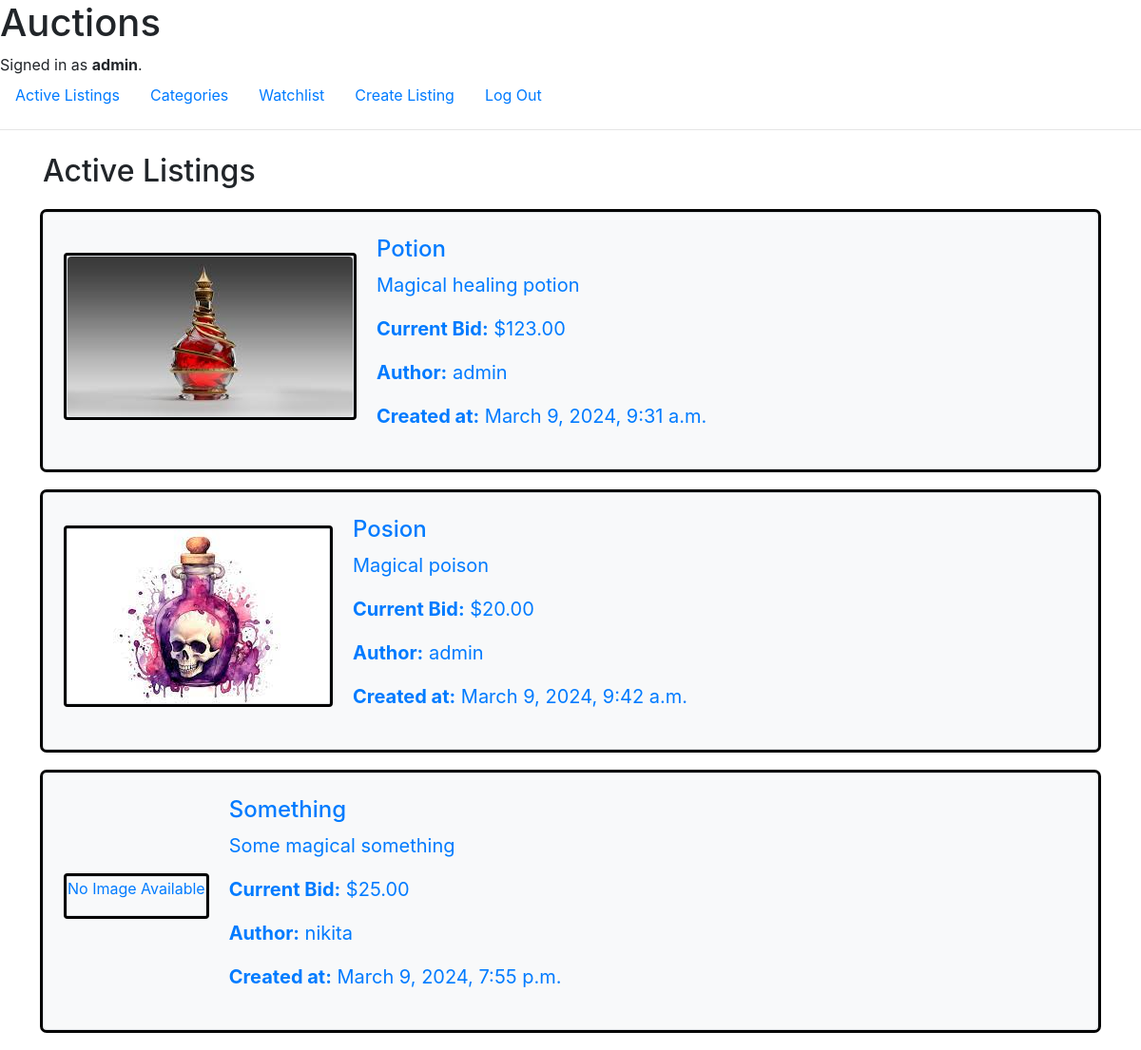
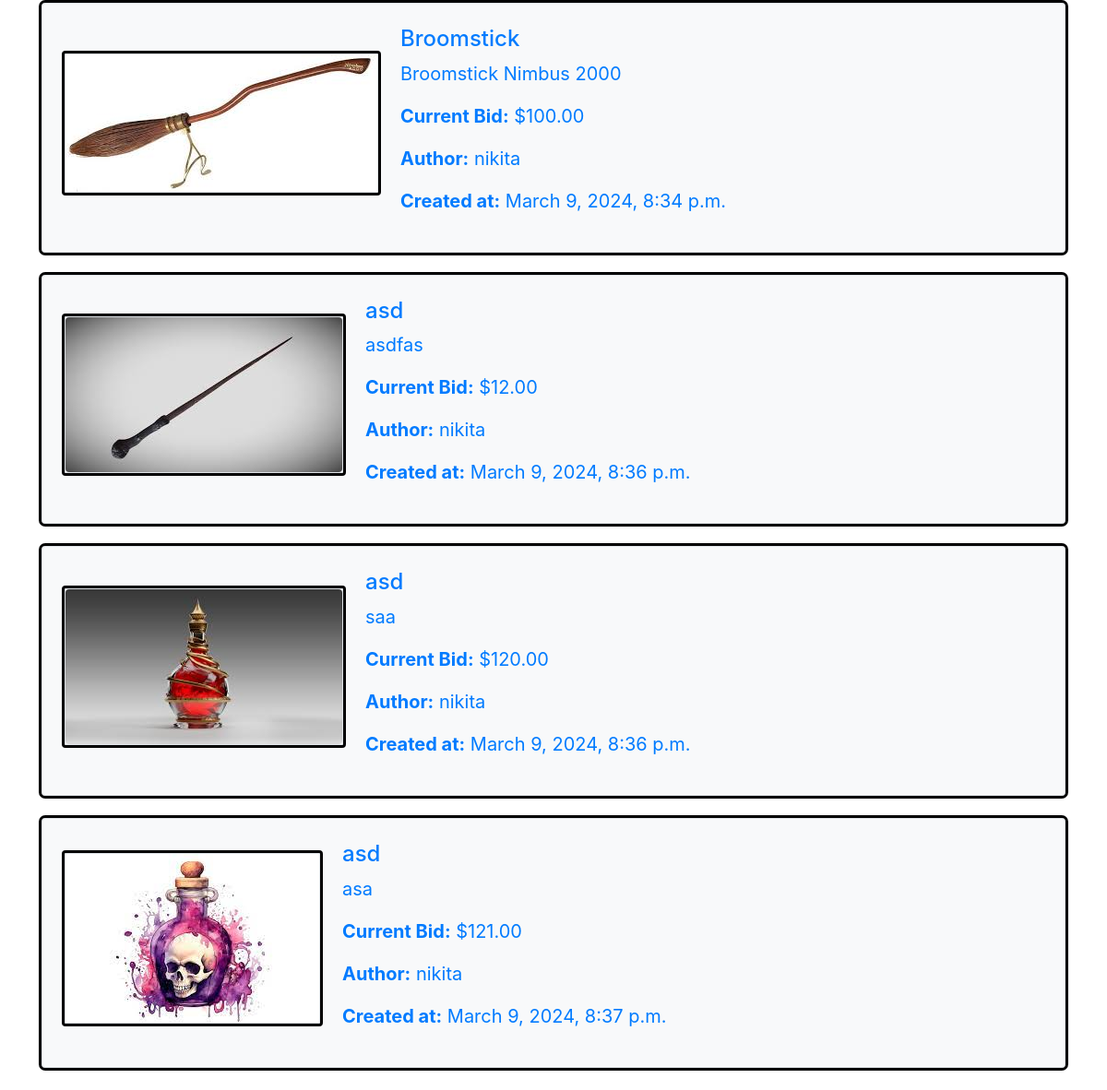
Screenshot of / (signed in) with the database file from the repository (2 pictures, top to bottom).
### auctions/models.py (models this page shows)
class User(AbstractUser):
    watchlist = models.ManyToManyField('Listing', related_name='watchers', blank=True)

class Listing(models.Model):
    title = models.CharField(max_length=50)
    description = models.TextField()
    starting_bid = models.DecimalField(max_digits=10, decimal_places=2)
    current_price = models.DecimalField(max_digits=10, decimal_places=2, default=0)
    image = models.ImageField(upload_to='', blank=True, null=True)
    category = models.ForeignKey(Category, on_delete=models.SET_NULL, null=True, blank=True)
    author = models.ForeignKey(User, on_delete=models.CASCADE, related_name='listings')
    created_at = models.DateTimeField(auto_now_add=True)
    is_active = models.BooleanField(default=True)
    winner = models.ForeignKey(User, on_delete=models.SET_NULL, blank=True, null=True)
    def current_bid_amount(self):
        highest_bid = self.bids.order_by('-amount').first()
        return highest_bid.amount if highest_bid else self.starting_bid

class Bid(models.Model):
    listing = models.ForeignKey(Listing, on_delete=models.CASCADE, related_name='bids')
    bidder = models.ForeignKey(User, on_delete=models.CASCADE, related_name='bids')
    amount = models.DecimalField(max_digits=10, decimal_places=2)
    created_at = models.DateTimeField(auto_now_add=True)

### auctions/views.py (the view)
# urls.py: path("", views.index, name="index"),
def index(request):
    listings = Listing.objects.all()
    return render(request, "auctions/index.html", {
        "active_listings": listings
    })

### auctions/templates/auctions/index.html
{% extends "auctions/layout.html" %}
{% block body %}
<div class="container mt-4">
    <h2 class="mb-4">Active Listings</h2>
    {% for listing in active_listings %}
        <div class="border rounded p-4 mb-4 bg-light">
            <a href="{% url 'listing_detail' listing.id %}">
                <div class="item d-flex align-items-center">
                    <div class="item__img mr-4 border">
                        {% if listing.image %}
                            <img src="{{ listing.image.url }}" alt="{{ listing.title }}" class="img-fluid rounded">
                        {% else %}
                            <p class="text-center">No Image Available</p>
                        {% endif %}
                    </div>
                    <div class="item__specs">
                        <h4>{{ listing.title }}</h4>
                        <p>{{ listing.description }}</p>
                        <p><strong>Current Bid:</strong> ${{ listing.current_bid_amount }}</p>
                        <p><strong>Author:</strong> {{ listing.author.username }}</p>
                        <p><strong>Created at:</strong> {{ listing.created_at }}</p>
                    </div>
                </div>
            </a>
        </div>
    {% endfor %}
</div>
{% endblock %}

### auctions/templates/auctions/layout.html (shortened to what this page needs)
{% load static %}
<!DOCTYPE html>
<html lang="en">
    <head>
        <link rel="stylesheet" href="https://stackpath.bootstrapcdn.com/bootstrap/4.4.1/css/bootstrap.min.css">
        <link href="{% static 'auctions/styles.css' %}" rel="stylesheet">
    </head>
    <body>
        <h1>Auctions</h1>
        <div>
            {% if user.is_authenticated %}
                Signed in as <strong>{{ user.username }}</strong>.
            {% else %}
                Not signed in.
            {% endif %}
        </div>
        <ul class="nav">
            <li class="nav-item">
                <a class="nav-link" href="{% url 'index' %}">Active Listings</a>
            </li>
            <li class="nav-item">
                <a class="nav-link" href="{% url 'categories' %}">Categories</a>
            </li>
            {% if user.is_authenticated %}
                <li class="nav-item">
                    <a class="nav-link" href="{% url 'watchlist' %}">Watchlist</a>
                </li>
                <li class="nav-item">
                    <a class="nav-link" href="{% url 'create_listing' %}">Create Listing</a>
                </li>
                <li class="nav-item">
                    <a class="nav-link" href="{% url 'logout' %}">Log Out</a>
                </li>
            {% endif %}
        </ul>
        <hr>
        {% block body %}
        {% endblock %}
    </body>
</html>

### auctions/static/auctions/styles.css (style rules this page uses)
body { padding: 0; margin: 0; }
.border { outline: 3px solid black; border-radius: 1px; margin-bottom: 10px; }
.item { display: flex; }
.item__specs { font-size: 20px; }

### rows the page displays
User: username "admin"
Listing: image (picture), title "Potion", description "Magical healing potion", current_bid_amount "123.00", author.username "admin", created_at "March 9, 2024, 9:31 a.m."
Listing: image (picture), title "Posion", description "Magical poison", current_bid_amount "20.00", author.username "admin", created_at "March 9, 2024, 9:42 a.m."
Listing: image "No Image Available", title "Something", description "Some magical something", current_bid_amount "25.00", author.username "nikita", created_at "March 9, 2024, 7:55 p.m."
Listing: image (picture), title "Broomstick", description "Broomstick Nimbus 2000", current_bid_amount "100.00", author.username "nikita", created_at "March 9, 2024, 8:34 p.m."
Listing: image (picture), title "asd", description "asdfas", current_bid_amount "12.00", author.username "nikita", created_at "March 9, 2024, 8:36 p.m."
Listing: image (picture), title "asd", description "saa", current_bid_amount "120.00", author.username "nikita", created_at "March 9, 2024, 8:36 p.m."
Listing: image (picture), title "asd", description "asa", current_bid_amount "121.00", author.username "nikita", created_at "March 9, 2024, 8:37 p.m."
